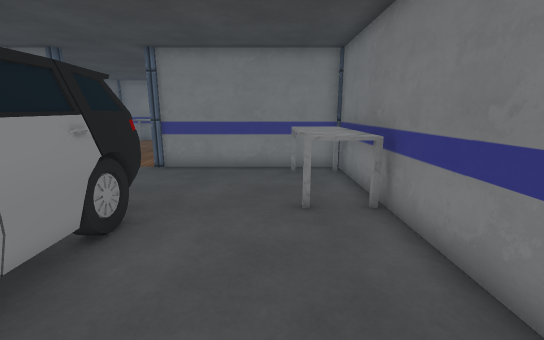
View 1 (above)

18 first-person views from a walk through a 3-D level made in the Unity game engine. The camera is 1.2 m above the floor, tilts 12° down and sees 90° across. Doors are open. The floor is counted in squares, 0.5 m on a side. Each view is taken from the middle of a square. On the plan, view 1 faces up. The plan holds only what a view shows up to about 18 squares ahead; the rest is blank. The place goes on beyond the plan. The player character is not drawn. Some animated figures are left out. Some surface patterns are stand-ins.

View 2
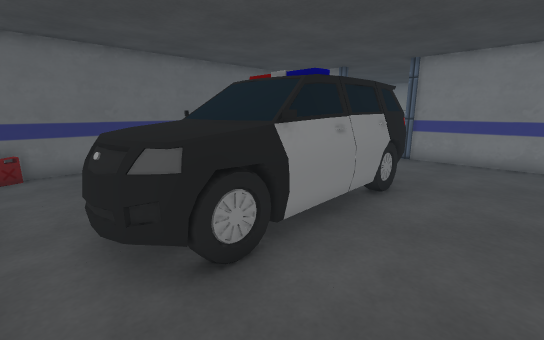

View 3
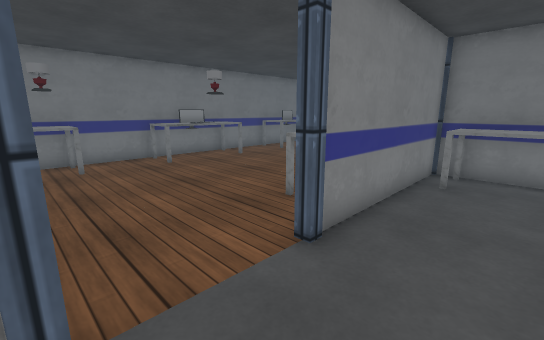

View 4
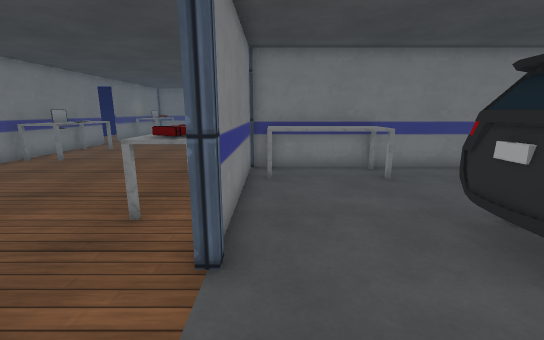

View 5
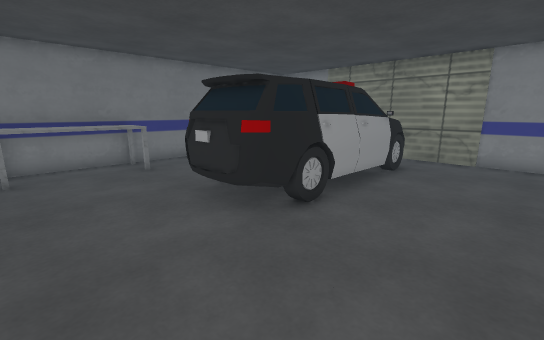

View 6
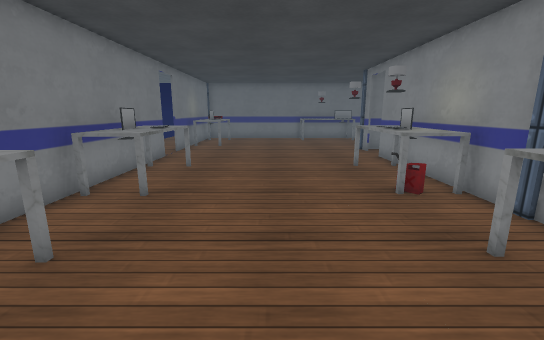

View 7
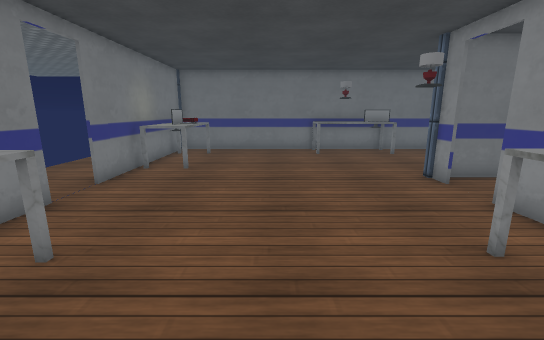

View 8
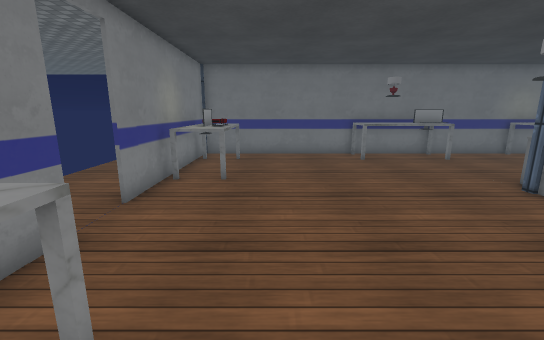

View 9
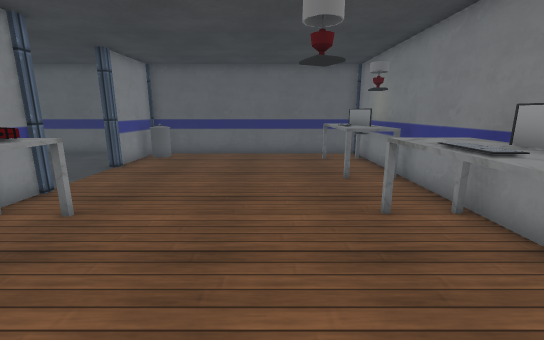

View 10
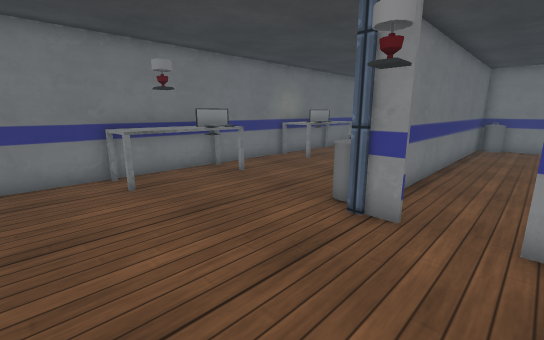

View 11
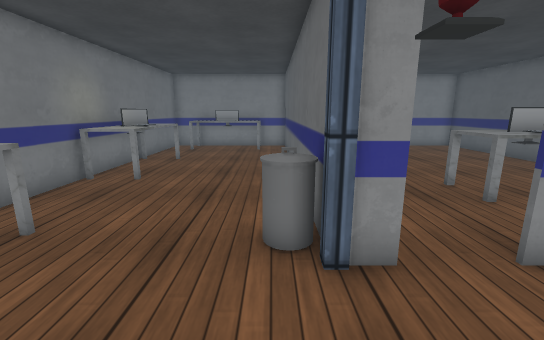

View 12
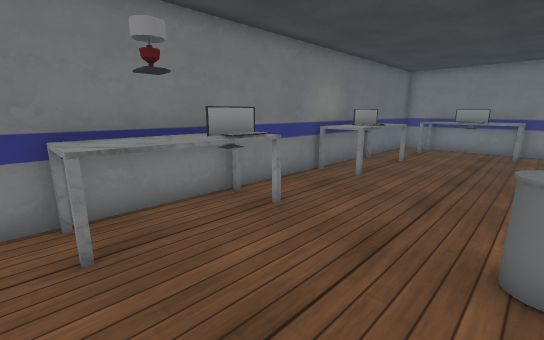

View 13
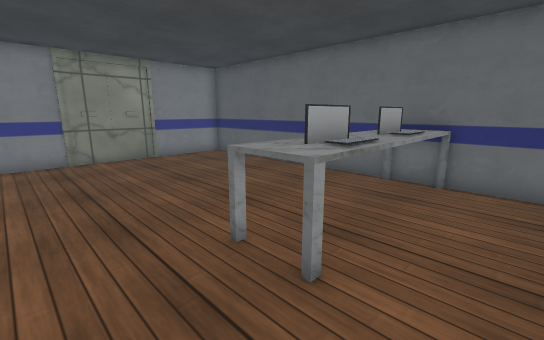

View 14
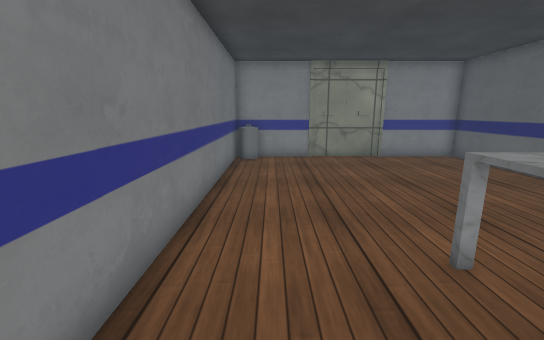

View 15
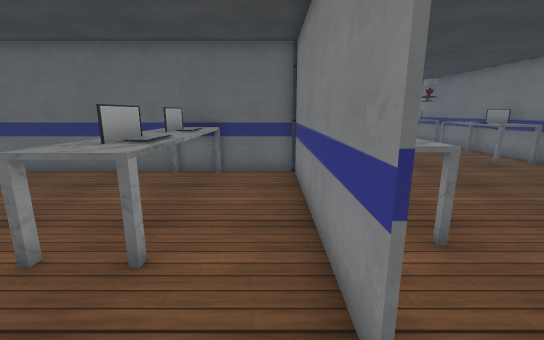

View 16
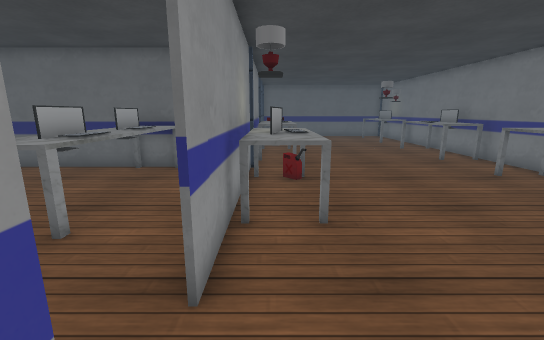

View 17
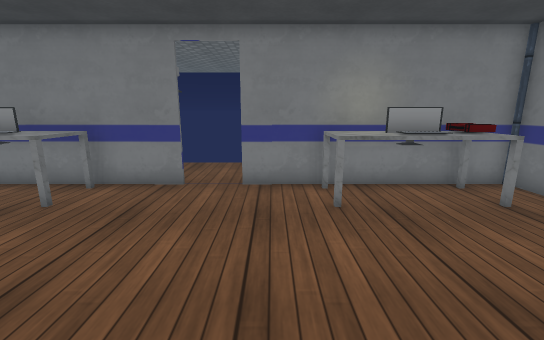

View 18
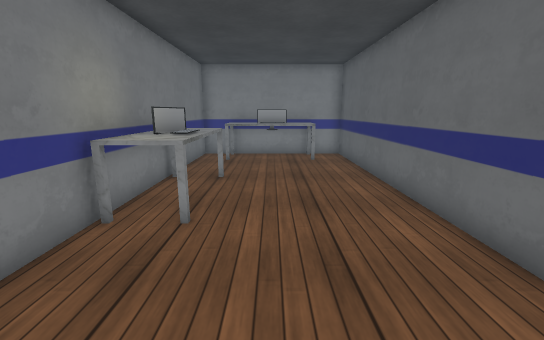

### Floor plan
Points are (right, up) in squares from view 1. A wall is a line through its corners. A room is listed if a view was taken in it or the views show most of it. See-through windows are left out.
Room 1 (views 1, 2, 3, 4, 5, 6, 7, 8, 9, 10, 11, 12, 16, 17, 18)
walls: (3.4, 12.1) (12.1, 12.1); (2.9, 11.9) (-4.6, 11.9); (-4.5, 12.1) (0.5, 12.1); (13.9, 12.1) (14.6, 12.1); (15.1, 11.1) (15.1, -4); (2.9, 1) (2.9, 11.5); (12.1, 23.9) (-12.4, 23.9); (-12.5, 12.1) (-9.4, 12.1); (-12.9, 9.4) (-12.9, -3.1); (-12.9, 23.5) (-12.9, 12.5); (15, -4) (22.9, -4) (22.9, 23.5); (22.5, 23.9) (13.9, 23.9); (-11.1, -4) (-3.8, -4)
ways out: open door at (13, 12) to room 2; open door at (13, 24); gap at (-9, -4)
objects: bin (-12, 13) to (-11, 13); table (-11, 22) to (-10, 23); other object (-10, 22) to (-8, 22); pole (-9, 12); monitor (-9, 23) to (-8, 23); car (-7, -2) to (-3, 7); table (-7, 22); lamp (-7, 23); pole (-5, 12); medkit (-3, 13) to (-2, 14); table (-3, 22) to (-3, 23); lamp (-2, 20); keyboard (-2, 22) to (-1, 22); monitor (-2, 23) to (-1, 23); table (0, 13) to (1, 14); table (0, 22) to (1, 23); table (1, 7) to (2, 11); pole (3, 12); table (5, 13) to (6, 14); table (5, 22) to (6, 23); other object (6, 14) to (8, 14); monitor (6, 23) to (7, 23); monitor (7, 13); other object (7, 22) to (8, 23); lamp (8, 13) to (9, 13); table (9, 14); table (9, 22) to (9, 23); lamp (14, 13); pole (15, 12); bin (16, 11) to (16, 12); table (17, -3) to (17, -2); table (17, 22) to (17, 23); monitor (18, -3) to (20, -3); other object (18, -2) to (20, -2); other object (18, 22) to (20, 22); monitor (18, 23) to (20, 23); table (21, -3) to (21, -2); table (21, 2) to (22, 3); other object (21, 4) to (22, 5); table (21, 6) to (22, 6); other object (21, 11) to (21, 12); table (21, 13) to (22, 15); medkit (21, 22) to (21, 23); monitor (22, 3) to (22, 4); monitor (22, 11) to (22, 12); lamp (22, 13) to (22, 14)
Room 2 (views 13, 14, 15)
walls: (12.1, 11.9) (2.9, 11.9); (3.1, 11.5) (3.1, -4) (15, -4); (14.9, -4) (14.9, 11.6)
ways out: open door at (13, 12) to room 1
objects: desk (4, 7) to (10, 9); bin (14, -3)

Positions as (right, up) in squares from view 1, and headings:
1: (0, 0), facing up
2: (0, -3), facing up-left
3: (-9, 9), facing up-right
4: (-9, 11), facing right
5: (-11, 11), facing down-right
6: (-3, 18), facing right
7: (5, 18), facing right
8: (7, 20), facing right
9: (3, 19), facing left
10: (12, 18), facing down-right
11: (16, 16), facing down
12: (16, 16), facing down-right
13: (13, 11), facing down-left
14: (13, 11), facing down
15: (14, 11), facing left
16: (15, 13), facing left
17: (15, 15), facing up
18: (19, 12), facing down
